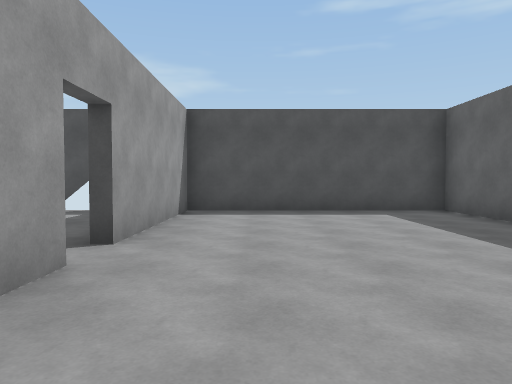
view 1 (above)

19 first-person views from a walk through a scene from a Unity 3-D project. The camera is 1.4 m above the floor, tilts 2° down and sees 70° across. Doors are open. The floor is counted in squares, 2 m on a side. Each view is taken from the middle of a square. On the plan, view 1 faces up. The plan holds only what a view shows up to about 11 squares ahead; the rest is blank. The place goes on beyond the plan. The player character is not drawn. Surface patterns are stand-ins for the level's own textures.

view 2
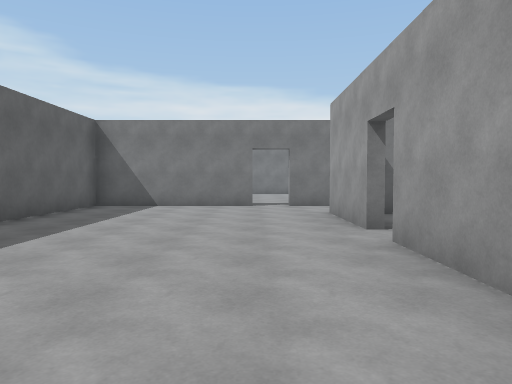

view 3
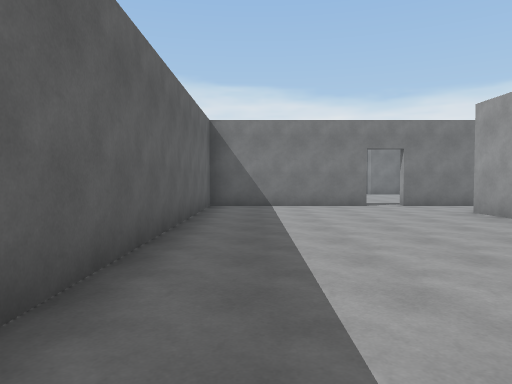

view 4
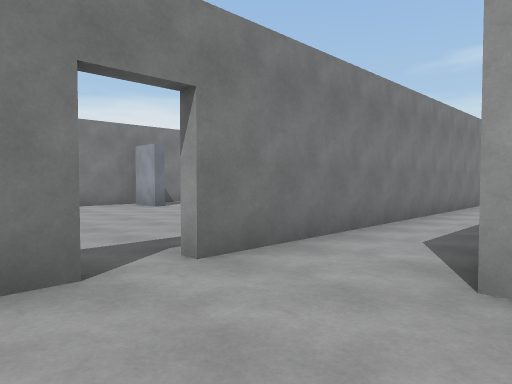

view 5
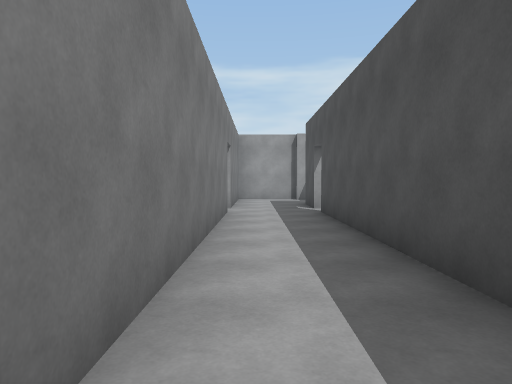

view 6
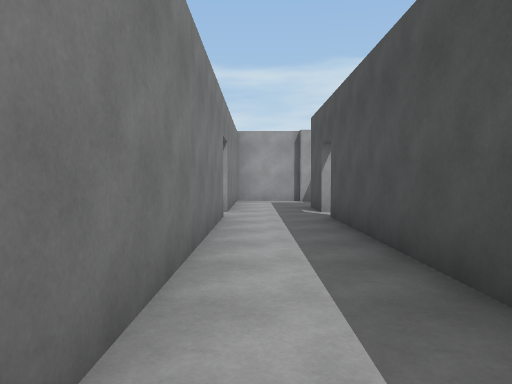

view 7
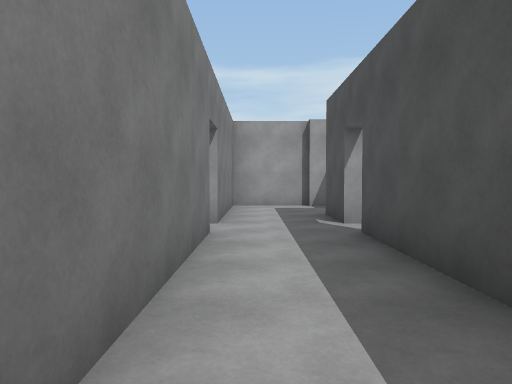

view 8
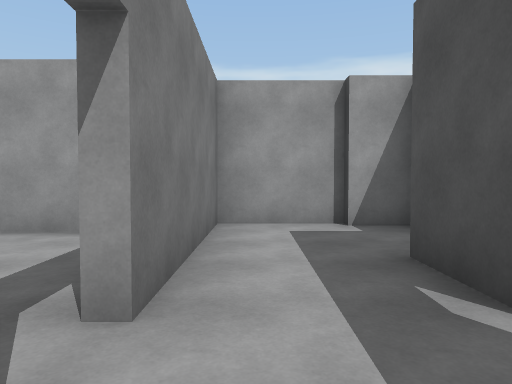

view 9
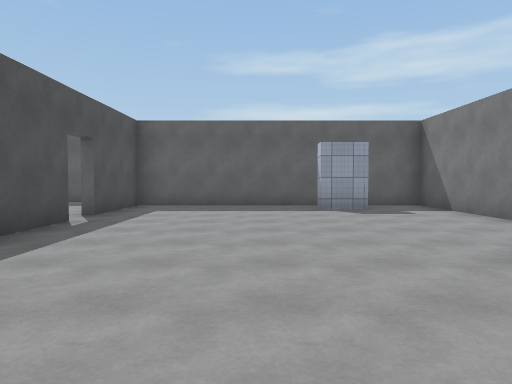

view 10
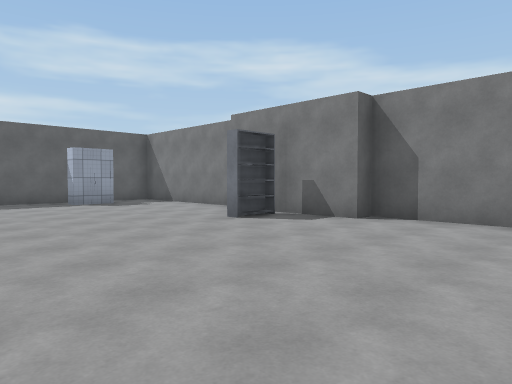

view 11
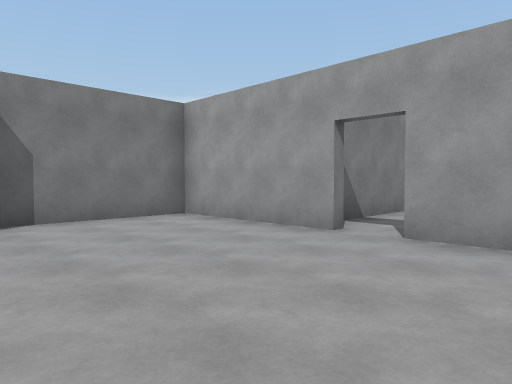

view 12
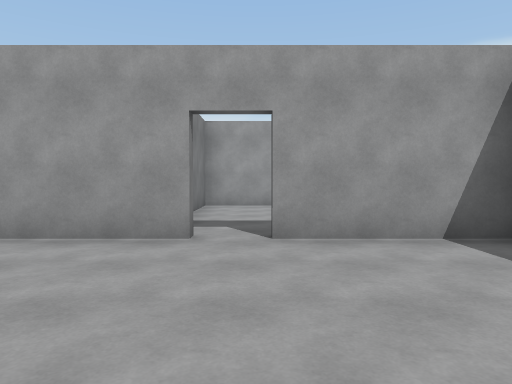

view 13
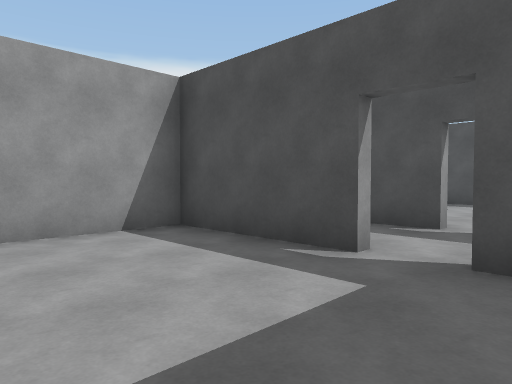

view 14
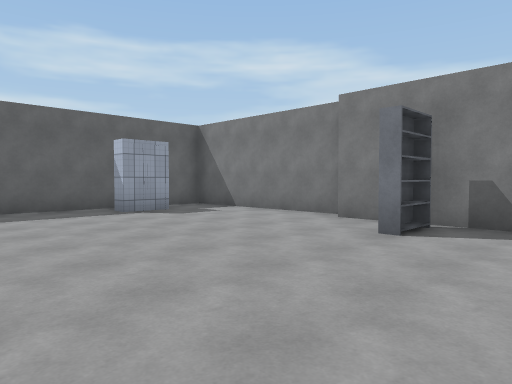

view 15
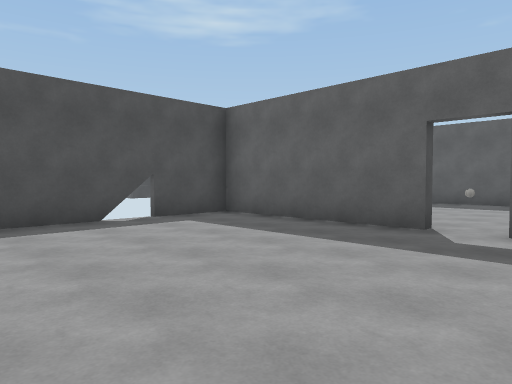

view 16
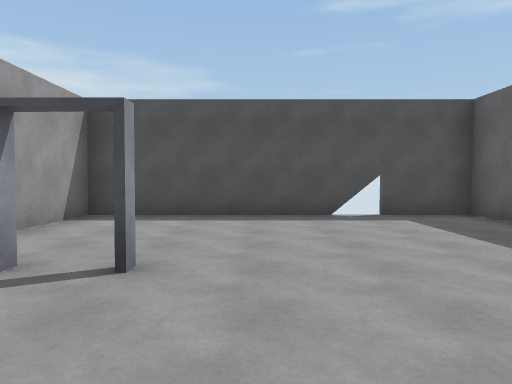

view 17
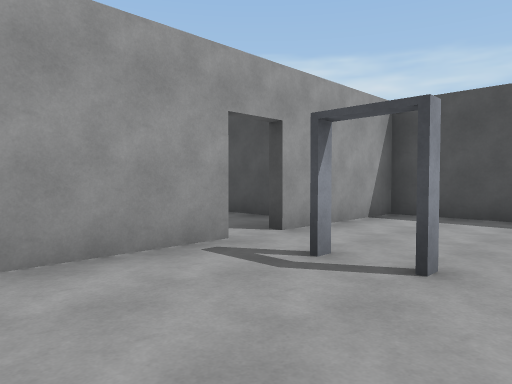

view 18
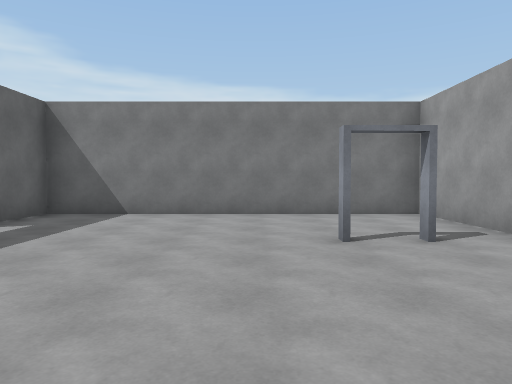

view 19
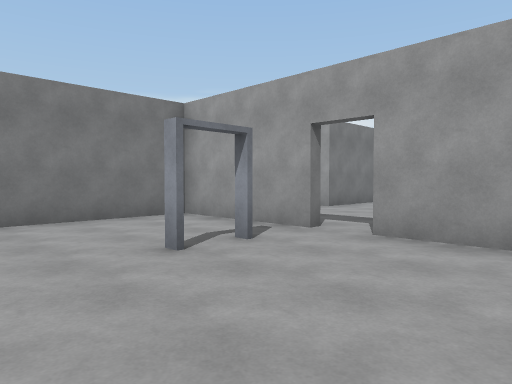

### Floor plan
Points are (right, up) in squares from view 1. A wall is a line through its corners. A room is listed if a view was taken in it or the views show most of it. See-through windows are left out.
Room 1 (views 1, 2, 3, 4)
walls: (-1.5, 2.6) (-1.5, 0.4); (-0.9, 8.1) (-1.5, 8.1) (-1.5, 3.9); (0, -1.6) (4.2, -1.6) (4.2, 8.1) (2.9, 8.1)
ways out: opening at (-2, -1) to room 2; gap at (-0.5, -2) to room 3; gap at (-2, 4) to room 5
Room 2 (views 5, 6, 7, 8)
walls: (-4.9, 0.4) (-10.9, 0.4); (-10.9, -1.6) (-0.9, -1.6)
ways out: opening at (-2, -1) to room 1; opening at (-11, -2) to room 4; opening at (-12, -1) to room 6; opening at (-11, 1)
Room 3 (views 9, 10, 11, 12, 14)
walls: (-3.8, -7.4) (-3.8, -8.5) (-3.8, -7.6); (-4.1, -8.5) (-4.1, -7.4); (-2, -9.4) (2.7, -9.4) (2.7, -1.9) (0, -1.9); (-0.9, -1.9) (-2.6, -1.9); (-9.3, -5.8) (-9.3, -9.4) (-5.7, -9.4) (-5.7, -8.9) (-2.2, -8.9); (-9.3, -1.9) (-9.3, -4.9)
ways out: gap at (-0.5, -2) to room 1; opening at (-10, -5) to room 4
Room 4 (view 13)
walls: (-11.8, -1.9) (-14.8, -1.9) (-14.8, -6.4) (-10.4, -6.4)
ways out: opening at (-11, -2) to room 2; opening at (-10, -5) to room 3
Room 5 (views 15, 16, 17, 18, 19)
walls: (-9.3, 3.9) (-9.3, 0.6) (-1.8, 0.6) (-1.8, 2); (-1.8, 3.9) (-1.8, 8.1) (-6, 8.1); (-8.9, 8.1) (-9.3, 8.1) (-9.3, 4.8)
ways out: gap at (-2, 4) to room 1; opening at (-10, 4)
objects: other object (-2, 3)
Room 6 (no view inside)
walls: (-15.8, 0.5) (-15.8, -1.6) (-11.8, -1.6); (-11.8, 0.4) (-13.4, 0.4)
ways out: opening at (-12, -1) to room 2

Positions as (right, up) in squares from view 1, and headings:
1: (0, 0), facing up
2: (0, 8), facing down
3: (3, 8), facing down
4: (1, 1), facing down-left
5: (-3, -1), facing left
6: (-4, -1), facing left
7: (-6, -1), facing left
8: (-10, -1), facing left
9: (-7, -5), facing right
10: (-9, -3), facing down-right
11: (-5, -3), facing down-left
12: (-5, -5), facing left
13: (-10, -5), facing up-left
14: (-6, -3), facing down-right
15: (-7, 2), facing up-right
16: (-6, 1), facing up
17: (-6, 1), facing up-left
18: (-6, 8), facing down
19: (-5, 7), facing down-left
